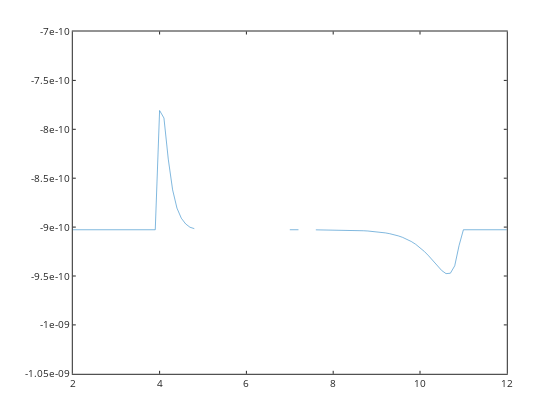

Notebook source saved alongside this figure:
### Code cell
plot(pH,MASSERR)

### Figure 1 — Plotly figure (JSON) as saved in the notebook; plotly's stock layout.template omitted (floating-point values rounded to 4 significant figures)
{"data": [{"line": {"color": "rgb(0,113,188)", "dash": "solid", "width": 0.5}, "marker": {"color": "rgb(0,113,188)", "line": {"color": "rgb(0,113,188)"}, "size": 6, "symbol": "none"}, "mode": "lines", "name": "", "showlegend": false, "type": "scatter", "visibility": true, "x": [2, 2.1, 2.2, 2.3, 2.4, 2.5, 2.6, 2.7, 2.8, 2.9, 3, 3.1, 3.2, 3.3, 3.4, 3.5, 3.6, 3.7, 3.8, 3.9, 4, 4.1, 4.2, 4.3, 4.4, 4.5, 4.6, 4.7, 4.8, 4.9, 5, 5.1, 5.2, 5.3, 5.4, 5.5, 5.6, 5.7, 5.8, 5.9, 6, 6.1, 6.2, 6.3, 6.4, 6.5, 6.6, 6.7, 6.8, 6.9, 7, 7.1, 7.2, 7.3, 7.4, 7.5, 7.6, 7.7, 7.8, 7.9, 8, 8.1, 8.2, 8.3, 8.4, 8.5, 8.6, 8.7, 8.8, 8.9, 9, 9.1, 9.2, 9.3, 9.4, 9.5, 9.6, 9.7, 9.8, 9.9, 10, 10.1, 10.2, 10.3, 10.4, 10.5, 10.6, 10.7, 10.8, 10.9, 11, 11.1, 11.2, 11.3, 11.4, 11.5, 11.6, 11.7, 11.8, 11.9, 12], "xaxis": "x", "y": [-9.027e-10, -9.027e-10, -9.027e-10, -9.027e-10, -9.027e-10, -9.027e-10, -9.027e-10, -9.027e-10, -9.027e-10, -9.027e-10, -9.027e-10, -9.027e-10, -9.027e-10, -9.027e-10, -9.027e-10, -9.027e-10, -9.027e-10, -9.027e-10, -9.027e-10, -9.027e-10, -7.808e-10, -7.885e-10, -8.305e-10, -8.619e-10, -8.806e-10, -8.909e-10, -8.967e-10, -9.001e-10, -9.016e-10, null, null, null, null, null, null, -9.027e-10, null, null, null, null, null, null, null, null, -9.027e-10, null, null, null, null, null, -9.027e-10, -9.027e-10, -9.027e-10, null, -9.027e-10, null, -9.028e-10, -9.028e-10, -9.028e-10, -9.029e-10, -9.029e-10, -9.03e-10, -9.03e-10, -9.031e-10, -9.032e-10, -9.034e-10, -9.035e-10, -9.037e-10, -9.04e-10, -9.043e-10, -9.047e-10, -9.053e-10, -9.059e-10, -9.067e-10, -9.077e-10, -9.09e-10, -9.105e-10, -9.124e-10, -9.147e-10, -9.176e-10, -9.209e-10, -9.249e-10, -9.294e-10, -9.344e-10, -9.396e-10, -9.444e-10, -9.476e-10, -9.472e-10, -9.396e-10, -9.189e-10, -9.027e-10, -9.027e-10, -9.027e-10, -9.027e-10, -9.027e-10, -9.027e-10, -9.027e-10, -9.027e-10, -9.027e-10, -9.027e-10, -9.027e-10], "yaxis": "y"}], "layout": {"height": 420, "hovermode": "closest", "margin": {"b": 0, "l": 0, "r": 0, "t": 0}, "plot_bgcolor": "rgba(0, 0, 0, 0)", "showlegend": false, "width": 560, "xaxis": {"anchor": "y", "autorange": false, "domain": [0.13, 0.905], "exponentformat": "none", "gridcolor": "rgba(38,38,38,0.15)", "gridwidth": 1, "linecolor": "rgb(38,38,38)", "linewidth": 1, "mirror": "ticks", "range": [2, 12], "showgrid": false, "showline": true, "side": "bottom", "spikedash": "solid", "spikemode": "across", "spikesides": false, "spikethickness": 1, "tickangle": 0, "tickcolor": "rgb(38,38,38)", "tickfont": {"color": "rgb(38,38,38)", "size": 10}, "ticklen": 3, "ticks": "inside", "ticktext": ["2", "4", "6", "8", "10", "12"], "tickvals": [2, 4, 6, 8, 10, 12], "title": {"font": {"color": "rgb(0, 0, 0)", "size": 11}, "text": ""}, "type": "linear", "visible": true, "zeroline": false}, "yaxis": {"anchor": "x", "autorange": false, "domain": [0.11, 0.925], "exponentformat": "none", "gridcolor": "rgba(38,38,38,0.15)", "gridwidth": 1, "linecolor": "rgb(38,38,38)", "linewidth": 1, "mirror": "ticks", "range": [-1.05e-09, -7e-10], "showgrid": false, "showline": true, "side": "left", "spikedash": "solid", "spikemode": "across", "spikesides": false, "spikethickness": 1, "tickangle": 0, "tickcolor": "rgb(38,38,38)", "tickfont": {"color": "rgb(38,38,38)", "size": 10}, "ticklen": 3, "ticks": "inside", "ticktext": ["-1.05e-09", "-1e-09", "-9.5e-10", "-9e-10", "-8.5e-10", "-8e-10", "-7.5e-10", "-7e-10"], "tickvals": [-1.05e-09, -1e-09, -9.5e-10, -9e-10, -8.5e-10, -8e-10, -7.5e-10, -7e-10], "title": {"font": {"color": "rgb(0, 0, 0)", "size": 11}, "text": ""}, "type": "linear", "visible": true, "zeroline": false}}}
